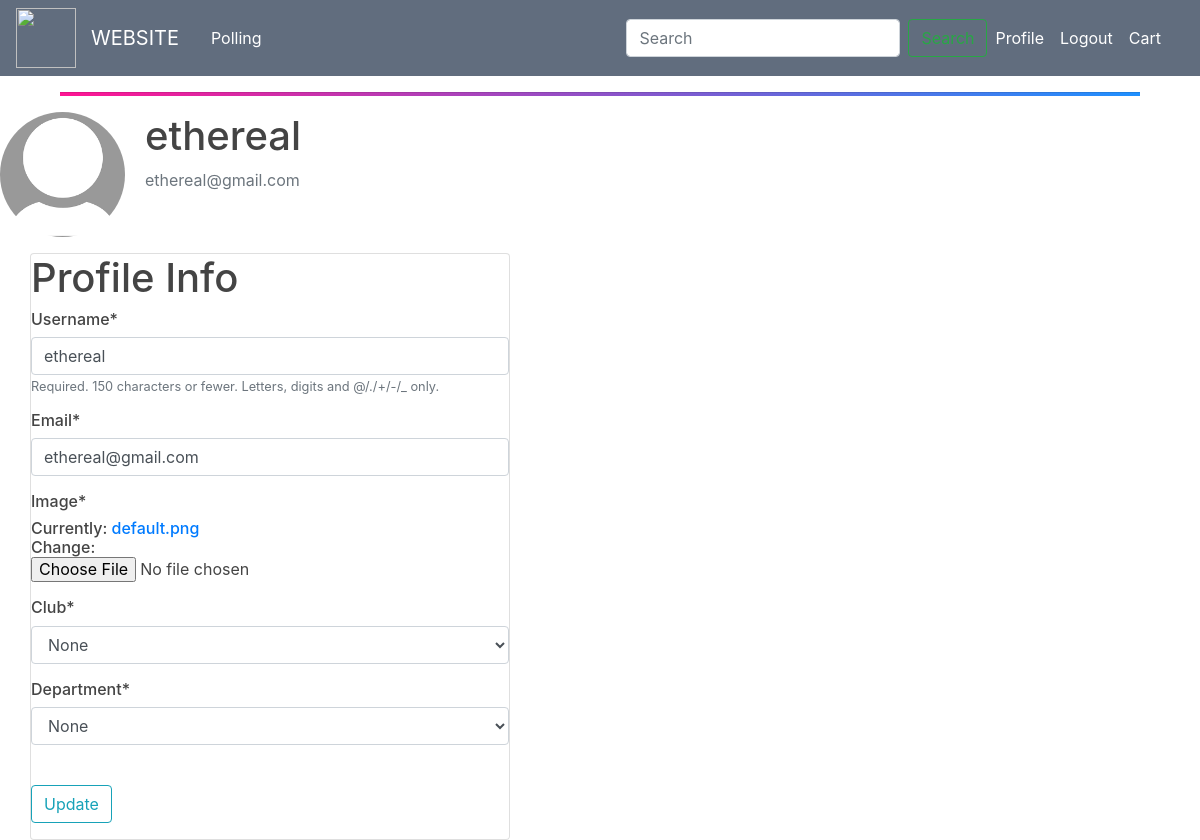
/profile/ (signed in), run on an earlier commit of the app's database.
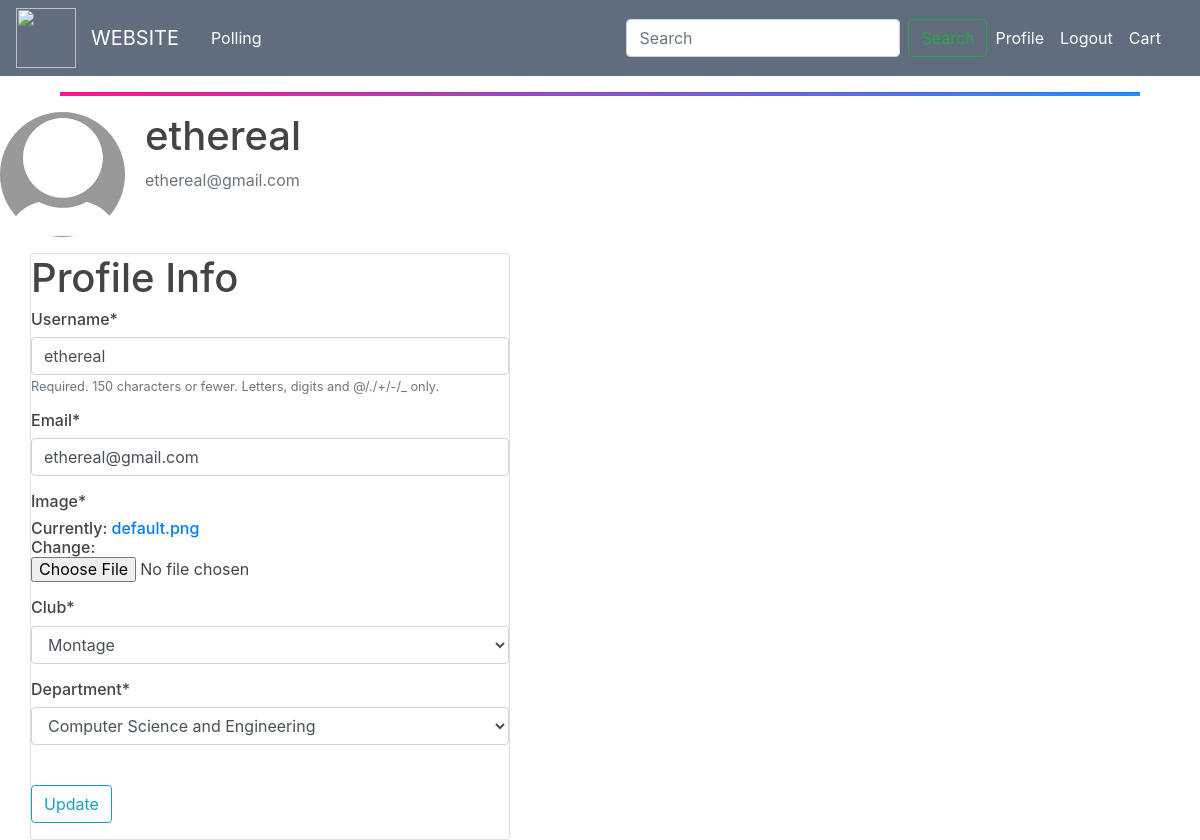
And on a later commit of the database.
### users/models.py (models this page shows, shortened)
class Profile(models.Model):
    user = models.OneToOneField(User, related_name="profile", on_delete=models.CASCADE)
    image = models.ImageField(default='default.png', upload_to='profile_pics')
    is_merchant = models.BooleanField(default=False)
    department = models.CharField(max_length=120, choices=DEPARTMENTS, default='None')
    club = models.CharField(max_length=120, choices=CLUBS, default='None')
    batch = models.CharField(max_length=4, choices=BATCH, default='None')

### users/views.py (the view)
# urls.py: path('profile/', user_views.profile, name='profile'),
@login_required
def profile(request):
    if request.method == 'POST':
        u_form = UserUpdateForm(request.POST, instance=request.user)
        p_form = ProfileUpdateForm(request.POST,
                                   request.FILES,
                                   instance=request.user.profile)
        if u_form.is_valid() and p_form.is_valid():
            u_form.save()
            p_form.save()
            messages.success(request, f'Your account has been Updated!')
            return redirect('profile')
    else:
        u_form = UserUpdateForm(instance=request.user)
        p_form = ProfileUpdateForm(instance=request.user.profile)
    context = {
        'u_form': u_form,
        'p_form': p_form,
    }
    return render(request, 'users/profile.html', context)

### users/forms.py
class UserUpdateForm(forms.ModelForm):
    email = forms.EmailField()
    class Meta:
        model = User
        fields = ['username', 'email']

class ProfileUpdateForm(forms.ModelForm):
    class Meta:
        model = Profile
        fields = ['image', 'club', 'department']

### users/templates/users/profile.html (shortened to what this page needs)
{% extends "blog/base.html" %}
{% load crispy_forms_tags %}
{% block content %}
        <div class="form-style-10">
      <div class="media">
        <img class="rounded-circle account-img" src="{{ user.profile.image.url }}">
        <div class="media-body">
          <h2 class="account-heading">{{ user.username }}</h2>
          <p class="text-secondary">{{ user.email }}</p>
        </div>
      </div>
      <div class="container">
      <div class="row valign-wrapper">
      <div class="card" style="width: 30rem;">
      <form method="POST" enctype="multipart/form-data">
            <fieldset class="form-group">
                <legend style="font-family:'Montserrat' class="border-bottom mb-4"><h5 class="account-heading"> Profile Info</h5>
                <h6>
                    {{ u_form|crispy }}
                    {{ p_form|crispy }}
            </h6>
                </legend>
            </fieldset>
            <div class="form-group">
                <button class="btn btn-outline-info" type="submit"> Update </button>
            </div>
      </form>
    </div>
      </div>
          </div>
            </div>
{% endblock content %}

What changed in the data, as far as the page shows it:
changed Profile: club "None" → "Montage"; department "None" → "Computer Science and Engineering"
